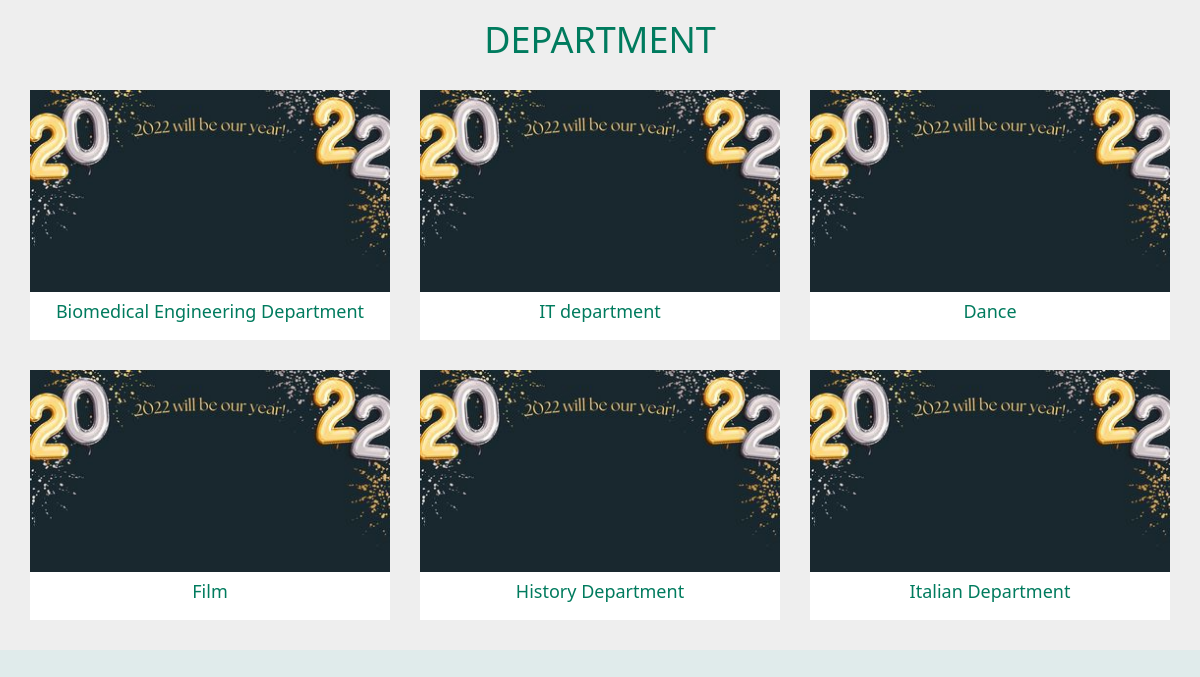
The page /department.php on the database its author committed.
### tables this page shows
CREATE TABLE `department` (
  `departmentID` int(11) NOT NULL,
  `departmentName` varchar(50) NOT NULL,
  `departmentImage` varchar(200) NOT NULL
);

### department.php (the view, shortened to what this page needs)
<?php
	include('conn.php');
?>
<!DOCTYPE html>
<html lang="en">
	<head>
		<link rel="stylesheet" href="https://maxcdn.bootstrapcdn.com/bootstrap/3.4.1/css/bootstrap.min.css">
		<link rel="stylesheet" href="https://maxcdn.bootstrapcdn.com/bootstrap/3.4.1/css/bootstrap.min.css">
	</head>
	<body>
		<section id="department" >
			<div class="container">
				<h5 class="section-title h1">Department</h5>
				<br>
				<div class="row">
					<?php
						$query = mysqli_query($conn,"SELECT * FROM department");
						while($row = mysqli_fetch_array($query))
						{
							$departmentID = $row['departmentID'];
							$departmentName = $row['departmentName'];
							$departmentImage = $row['departmentImage'];
					?>
					<div class="col-xs-12 col-sm-6 col-md-4">
						<a href="discussion.php?department=<?php echo $departmentID ?>" style="text-decoration: none">
							<div class="frontside">
								<div class="card">
									<div class="card-body text-center">
										<p><?php echo "<img src='$departmentImage' alt='card image'>";?></p>
											<h4 class="card-title"><?php echo $departmentName;?></h4>
									</div>
								</div>
							</div>
						</a>
					</div>
					<?php
						}
					?>
				</div>
			</div>
		</section>
	</body>
</html>

### department.php (style rules this page uses)
body { margin: 0px; font-family: 'segoe ui'; background-color:#e0ebeb; }
#department { background: #eee ; }
section .section-title { text-align: center; color: #007b5e; text-transform: uppercase; }
#department .card { border: none; background: #ffffff; }
.frontside { position: relative; -webkit-transform: rotateY(0deg); -ms-transform: rotateY(0deg); z-index: 2; margin-bottom: 30px; }
.frontside .card { min-height: 250px; }
.frontside .card .card-title, .backside .card .card-title { color: #007b5e !important; }
.frontside .card .card-body img { width:100%; }

### rows shown on the page
department: departmentImage (picture), departmentName "Biomedical Engineering Department"
department: departmentImage (picture), departmentName "IT department"
department: departmentImage (picture), departmentName "Dance"
department: departmentImage (picture), departmentName "Film"
department: departmentImage (picture), departmentName "History Department"
department: departmentImage (picture), departmentName "Italian Department"
